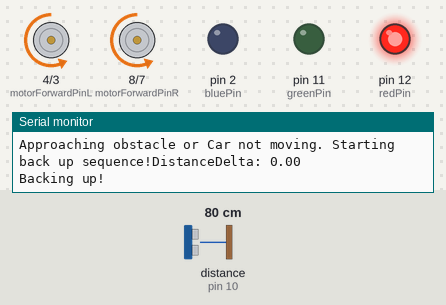
Bench run of a sketch on a simulated Arduino Uno, built with avr-gcc and run on an emulated ATmega328P. On the bench: motor-driver pin pairs drawn as motors (green arrow = first pin HIGH = forward, orange = second pin HIGH = backward, longer = more drive, scaled by the enable pin), output pins drawn as LEDs (lit = HIGH), the last lines printed to the serial monitor. Wiring (inferred from the names in the program): ultrasonic range finder: trigger pin 9; echo pin 10. Inputs (shaded band) come from the test bench; at power-on: distance to the obstacle (sensor on pin 10) 80 cm. The echo pulse lasts 58.3 µs per cm; random numbers use the default seed unless the sketch sets one; pins used as bus, display or sensor lines are not drawn.

Above: at 4.2 s.
4.3 s: distance to the obstacle (sensor on pin 10) set to 29 cm
6.0 s: distance to the obstacle (sensor on pin 10) set to 23 cm
At 7.7 s:
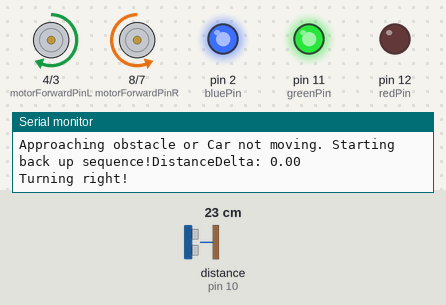
8.9 s: distance to the obstacle (sensor on pin 10) set to 18 cm
At 10.1 s:
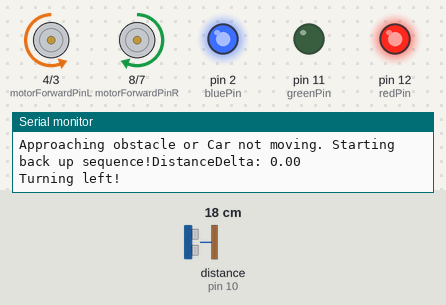
12.2 s: distance to the obstacle (sensor on pin 10) set to 35 cm
At 12.64 s:
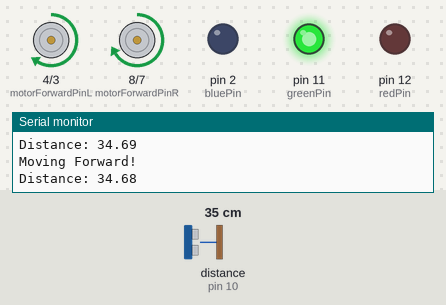
14.2 s: distance to the obstacle (sensor on pin 10) set to 2 cm
At 18.2 s:
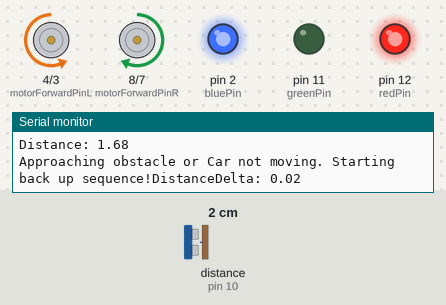
Timing chart, 0 to 18.5 s (numbered marks = the images above; inputs shaded):
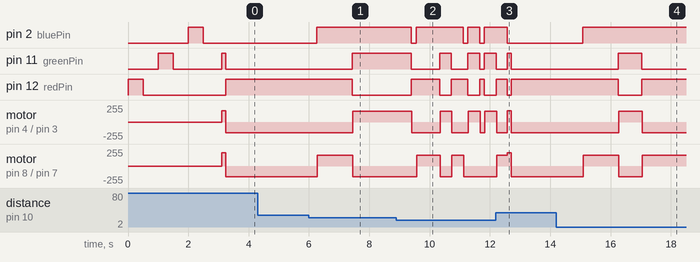

Measured:
- the behaviour switches between 26 and 25 cm on distance to the obstacle (sensor on pin 10) (found by bisection; images 0 and 1)
- after the input at 6.0 s, pin 2 (bluePin): LOW → HIGH after 0.26 s; pin 11 (greenPin): LOW → HIGH after 1.4 s
- after the input at 8.9 s, pin 2 (bluePin): goes LOW 0.15 s, HIGH 1.6 s, LOW 0.15 s, HIGH 0.39 s, LOW 0.15 s, then HIGH, starting after 0.50 s
- after the input at 12.2 s, pin 2 (bluePin): HIGH → LOW after 0.37 s
- after the input at 14.2 s, pin 2 (bluePin): LOW → HIGH after 0.88 s; pin 11 (greenPin): LOW → HIGH after 2.0 s, → LOW 0.78 s later

The sketch:

obstacleAvoidingCar.ino
```cpp
//define sensor pins
const int trigPin = 9;
const int echoPin = 10;
bool turnDir;

//define LED pins
const int redPin = 12;
const int greenPin = 11;
const int bluePin = 2;

float distance;
float lastDistance = 0;
float distanceDelta; //in centimeters
float duration;
int turningDuration = 250; //in miliseconds

//define pins right wheel
int motorSpeedPinR = 5;
int motorForwardPinR = 8;
int motorBackwardPinR = 7;

//define pins left wheel
int motorSpeedPinL = 6;
int motorForwardPinL = 4;
int motorBackwardPinL = 3;

//create variable for data to be used right
int motorSpeedValR = 0;
bool motorForwardR = false;
bool motorBackwardR = false;

//create variable for data to be used left
int motorSpeedValL = 0;
bool motorForwardL = false;
bool motorBackwardL = false;

bool backUpAndTurn = false;
long timer = 0;

void setup() {
  pinMode(motorSpeedPinR, OUTPUT);
  pinMode(motorForwardPinR, OUTPUT);
  pinMode(motorBackwardPinR, OUTPUT);
  pinMode(trigPin, OUTPUT);

  pinMode(motorSpeedPinL, OUTPUT);
  pinMode(motorForwardPinL, OUTPUT);
  pinMode(motorBackwardPinL, OUTPUT);
  pinMode(echoPin, INPUT);

  pinMode(redPin, OUTPUT);
  pinMode(greenPin, OUTPUT);
  pinMode(bluePin, OUTPUT);

  Serial.begin(9600);
  digitalWrite(redPin, HIGH);
  delay(500);
  digitalWrite(redPin, LOW);
  delay(500);
  digitalWrite(greenPin, HIGH);
  delay(500);
  digitalWrite(greenPin, LOW);
  delay(500);
  digitalWrite(bluePin, HIGH);
  delay(500);
  digitalWrite(bluePin, LOW);
  delay(500);
}

void loop() {
  distance = distanceDetect();
  distanceDelta = abs(distance - lastDistance);
  lastDistance = distance;

  //backup and turn sequence start when approach obstacle or when the car stop moving (determined by distanceDelta)
  if (distance <= 20 || (distanceDelta <= 0.2 && distance < 1180)) {
    Serial.print("Approaching obstacle or Car not moving. Starting back up sequence!");
    Serial.print("DistanceDelta: ");
    Serial.println(distanceDelta);
    backUpAndTurn = true;
  }

  //start the backup and turn sequence
  if (backUpAndTurn){
    //when the car backup long enough and is moving, then the turing sequence starts
    if ((distance >= 30 && distanceDelta > 0.2) || ((distance <= 30) && distanceDelta < 0.2)) {
      //start the turning sequence after the backup sequence or when backing up fails (car not moving)
      turnDir = random(0,2);
      if (turnDir) {
        leftTurn();
        updateMotors();
        delay(turningDuration);
      }
      else {
        rightTurn();
        updateMotors();
        delay(turningDuration);
      }
    //Back Up and Turn Sequence Complete
    backUpAndTurn = false;
    //distance = distanceDetect();
    }
    else {
      //Backing up
      backUp();
      updateMotors();
      //when the motor stop moving, backup even more to get out of whatever situation that is
      if (distanceDelta <= 0.2) {
        delay(500);
      }
    }
  }
  else {
    moveForward();
    updateMotors();
  }
}


float distanceDetect(){
  //shoot out ultrasonic wave
  digitalWrite(trigPin, LOW);
  delayMicroseconds(2);
  digitalWrite(trigPin, HIGH);
  delayMicroseconds(10);
  digitalWrite(trigPin, LOW);

  //detect the time during which the ultrasonic wave travels
  duration = pulseIn(echoPin, HIGH);
  //calculate the distance from the obstacle using the speed of sound
  float range = (duration*.0343)/2;
  Serial.print("Distance: ");
  Serial.println(range);
  delay(100);
  return range;
}


float distanceDiff(){
  float lastDistance = distanceDetect();
  delay(100);
  float curDistance = distanceDetect();
  float distanceChange = abs(curDistance - lastDistance);
  return distanceChange;
}


void leftTurn(){
  //turn on the LED to indicate left turn
  digitalWrite(redPin, HIGH);
  digitalWrite(greenPin, LOW);
  digitalWrite(bluePin, HIGH);

  //set the right wheels forward and left wheel backward for the left turn sequence
  motorForwardR = true;
  motorBackwardL = true;
  motorBackwardR = false;
  motorForwardL = false;

  Serial.println("Turning left!");

  //set the turning speed of the motor
  motorSpeedValR = 160;
  motorSpeedValL = 160;
}


void rightTurn(){
  //turn on the LED to indicate right turn
  digitalWrite(redPin, LOW);
  digitalWrite(greenPin, HIGH);
  digitalWrite(bluePin, HIGH);

  //set the left wheels forward and right wheel backward for the left turn sequence
  motorForwardL = true;
  motorBackwardR = true;
  motorBackwardL = false;
  motorForwardR = false;

  Serial.println("Turning right!");

  //set the turning speed of the motor
  motorSpeedValR = 160;
  motorSpeedValL = 160;
}


void backUp(){
  //turn on the LED to indicate backing up
  digitalWrite(bluePin, LOW);
  digitalWrite(greenPin, LOW);
  digitalWrite(redPin, HIGH);

  //setting both the right and left wheel to spin backward for backup
  motorBackwardR = true;
  motorBackwardL = true;
  motorForwardR = false;
  motorForwardL = false;

  Serial.println("Backing up!");

  //set the spinning speed of the motor
   motorSpeedValR = 160;
   motorSpeedValL = 160;
}


void moveForward(){
  //forward (normal operation)
  //turn on the LED to indicate moving forward
  digitalWrite(bluePin, LOW);
  digitalWrite(redPin, LOW);
  digitalWrite(greenPin, HIGH);

  //setting both the right and left wheel to spin forward
  motorForwardR = true;
  motorBackwardR = false;
  motorForwardL = true;
  motorBackwardL = false;

  Serial.println("Moving Forward!");

  //set the spinning speed of the motor
  motorSpeedValR = 200;
  motorSpeedValL = 172;
}


void updateMotors(){
  //using digitalwrite for direction pins
  digitalWrite(motorForwardPinR, motorForwardR);
  digitalWrite(motorBackwardPinR, motorBackwardR);

  //using digitalwrite for direction pins
  digitalWrite(motorForwardPinL, motorForwardL);
  digitalWrite(motorBackwardPinL, motorBackwardL);


  //using analogWrite for motor speed pins
  analogWrite(motorSpeedPinR, motorSpeedValR);

  //using analogWrite for motor speed pins
  analogWrite(motorSpeedPinL, motorSpeedValL);

}
```
